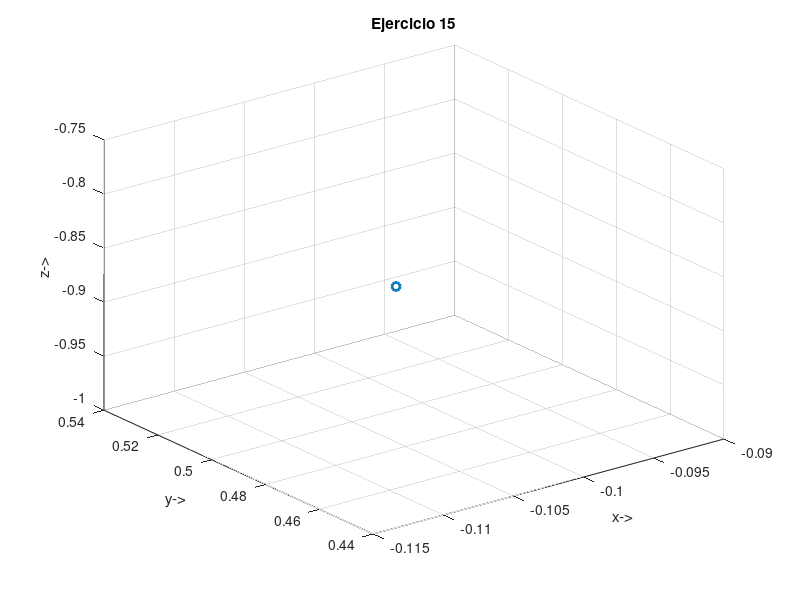

This figure's MATLAB source:
Z =  [ cosd(-78) -sind(-78) 0 31.3;
      sind(-78) cosd(-78) 0 51.2;
      0 0 1 98.3;
      0 0 0 1]
Y = [ cosd(120) 0 sind(120) 0;
      0 1 0 0;
      -sind(120) 0 cosd(120) 0;
      0 0 0 1]
M = Z*Y

plot3(M(1,1),M(2,1),M(3,1),".o","LineWidth",2)
ylabel("y->")
xlabel("x->")
zlabel("z->")
title("Ejercicio 15")
grid("on")